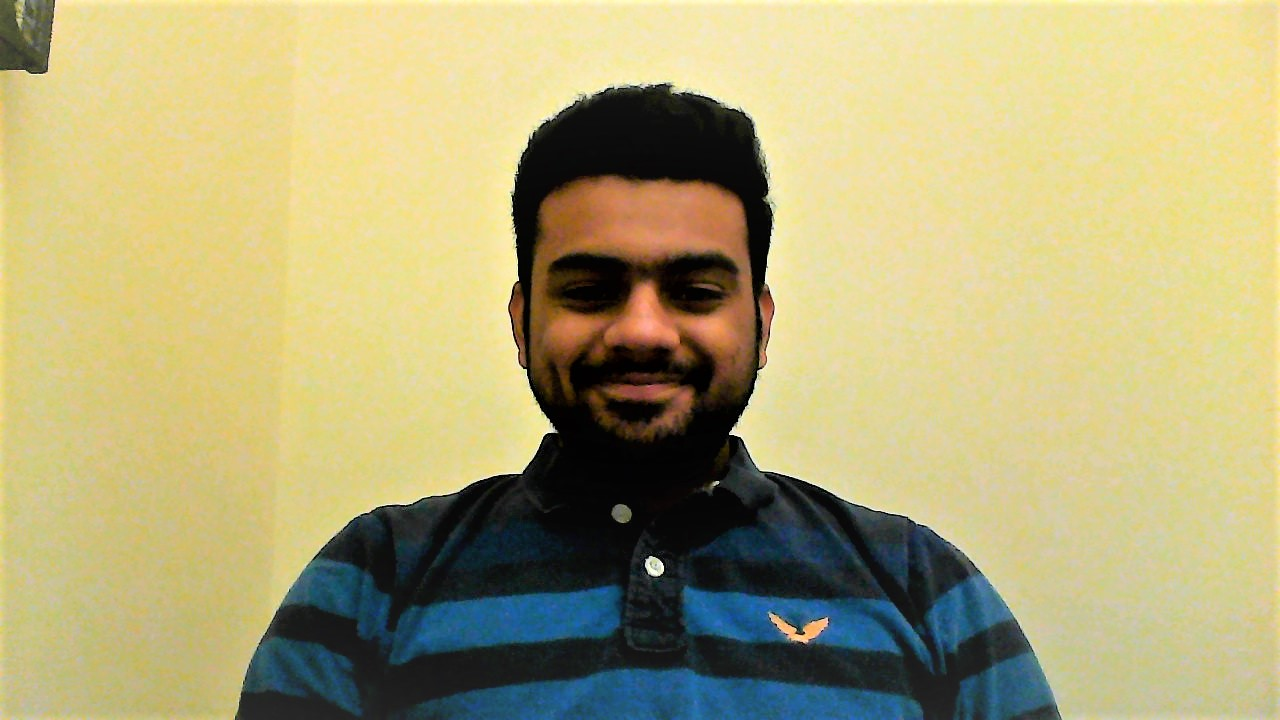
#> input picture hw1/DeepakKanuri.jpg, 1280 x 720 px
$ python hw1.py
#> lines starting #> are read from the running program, lines starting #| are printed output that depends on the picture
import numpy as np
import cv2
from matplotlib import pyplot as plt
#greyscale
img=cv2.imread('DeepakKanuri.jpg',0)
#> img: shape (720, 1280); min 0, max 255, mean 165.7
#img=cv2.cvtColor(img,cv2.COLOR_BGR2RGB)
img1=cv2.imread('DeepakKanuri.jpg',1)
#> img1 is the input picture: shape (720, 1280, 3); mean B, G, R 121.1, 168.6, 177
#img1=cv2.cvtColor(img1,cv2.COLOR_BGR2RGB)
cv2.imwrite('Deepak.png',img)

plt.imshow(img)
plt.show()
rows,cols = img.shape
#> rows = 720; cols = 1280

#blur
blur=cv2.blur(img1,(20,20))
cv2.imwrite('blur.png',blur)
blur=cv2.blur(img,(20,20))
#> blur: shape (720, 1280)
cv2.imwrite('blur1.png',blur)

#translated
trans = np.float32([[1,0,500],[0,1,100]])
transim = cv2.warpAffine(img,trans,(cols,rows))
cv2.imwrite('translatedimage.png',transim)
trans = np.float32([[1,0,500],[0,1,100]])
transim = cv2.warpAffine(img1,trans,(cols,rows))
#> transim: shape (720, 1280, 3)
cv2.imwrite('translatedimage1.png',transim)

#rotated
rotate = cv2.getRotationMatrix2D((cols/2,rows/2),180,1)
rotateim = cv2.warpAffine(img,rotate,(cols,rows))
cv2.imwrite('rotatedim.png',rotateim)
rotate = cv2.getRotationMatrix2D((cols/2,rows/2),180,1)
rotateim = cv2.warpAffine(img1,rotate,(cols,rows))
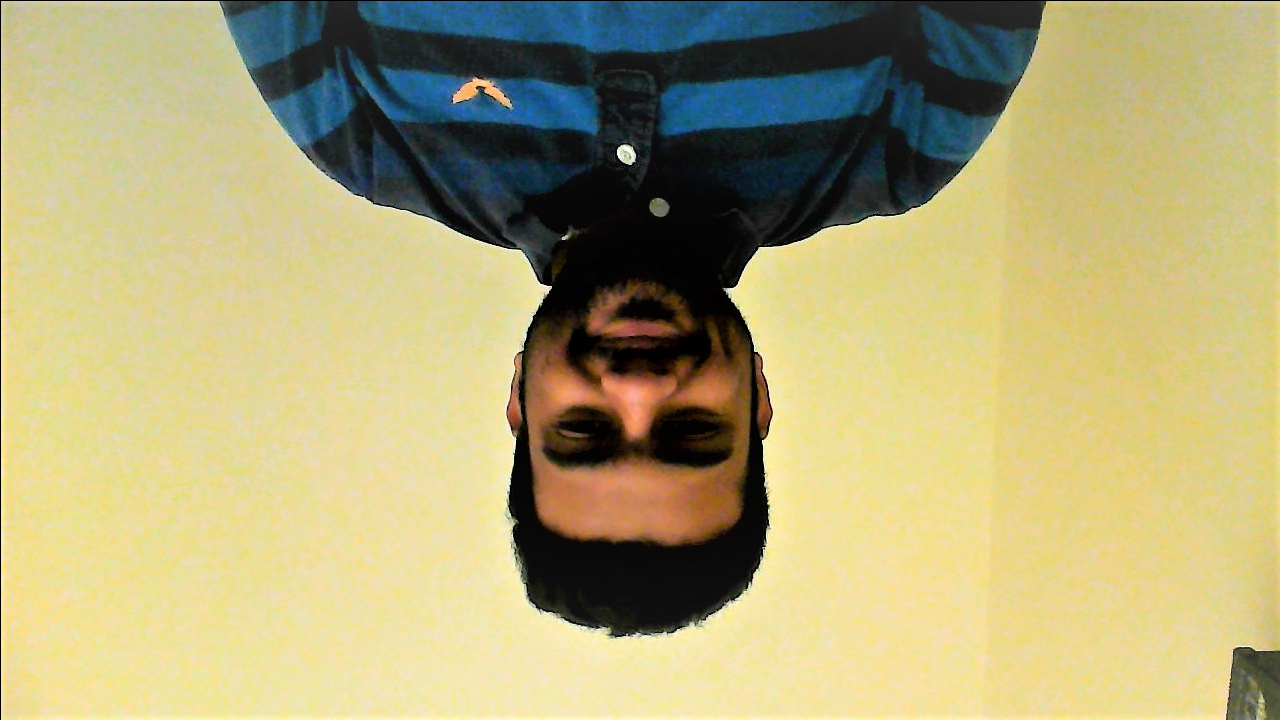
#> rotateim: shape (720, 1280, 3); mean B, G, R 120.8, 168.1, 176.4
cv2.imwrite('rotatedim1.png',rotateim)

#affine transformation
pts1 = np.float32([[100,50],[300,50],[150,200]])
pts2 = np.float32([[50,100],[300,50],[200,250]])
affine = cv2.getAffineTransform(pts1,pts2)
affineim = cv2.warpAffine(img1,affine,(cols,rows))
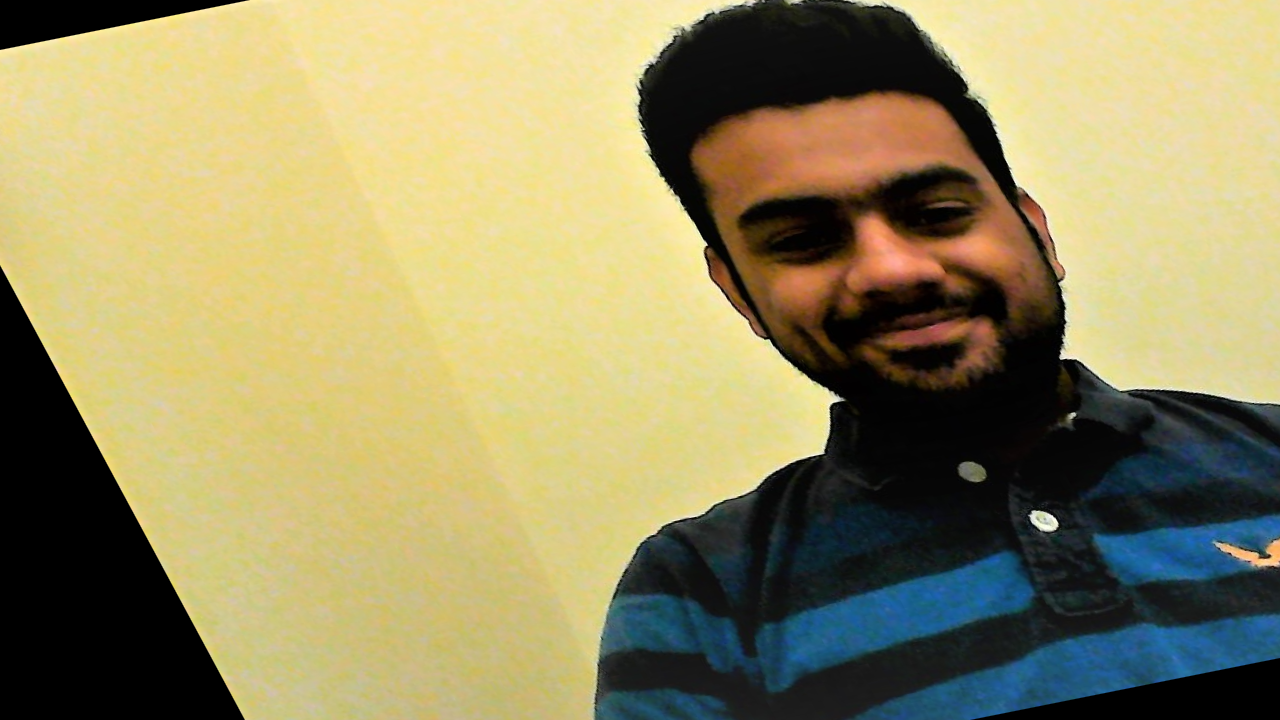
#> affineim: shape (720, 1280, 3); mean B, G, R 99.5, 141, 149.7
cv2.imwrite('affineim.png',affineim)


#perspective transformation
rows,cols,ch=img1.shape
#> ch = 3
pts1 = np.float32([[56,65],[168,52],[28,187],[189,190]])
pts2 = np.float32([[0,0],[100,0],[0,100],[100,100]])
perspective = cv2.getPerspectiveTransform(pts1,pts2)
perspectiveim = cv2.warpPerspective(img,perspective,(300,300))
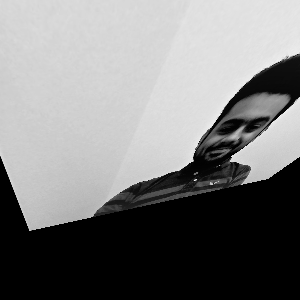
#> perspectiveim: shape (300, 300); min 0, max 250, mean 125
cv2.imwrite('perspective.png',perspectiveim)
#plt.subplot(121),plt.imshow(img),plt.title('Input')
#plt.subplot(122),plt.imshow(dst),plt.title('Output')
#plt.show()

#blended image
img1 = cv2.imread('DeepakKanuri.jpg')
img2 = cv2.imread('affineim.png')
blended = cv2.addWeighted(img1,0.7,img2,0.5,0)
cv2.imwrite('blended.png',blended)
img1 = cv2.imread('Deepak.png')
#> img1: shape (720, 1280, 3); min 0, max 255, mean 165.7
img2 = cv2.imread('translatedimage.png')
#> img2: shape (720, 1280, 3); min 0, max 255, mean 82.5
blended = cv2.addWeighted(img1,0.7,img2,0.5,0)
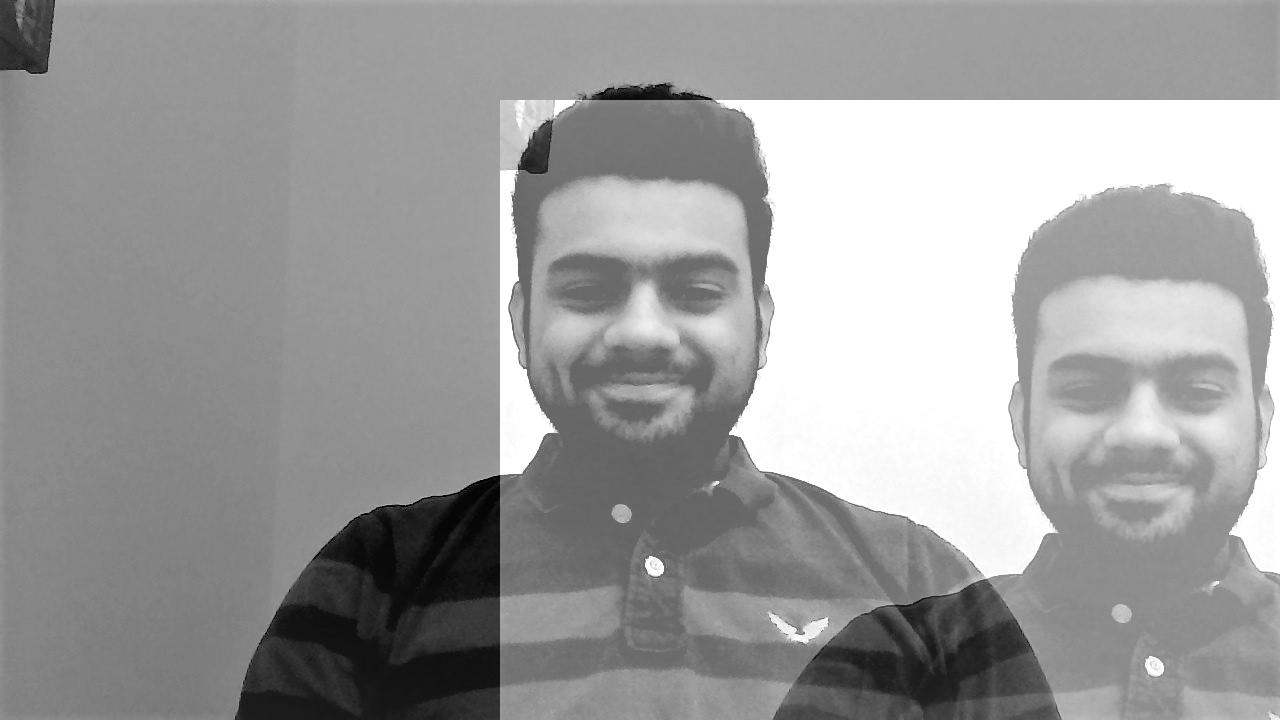
#> blended: shape (720, 1280, 3); min 0, max 255, mean 155.9
cv2.imwrite('blended1.png',blended)

#Gaussian pyramid
BLACK=[0,0,0]
img=cv2.resize(img,(800,800))
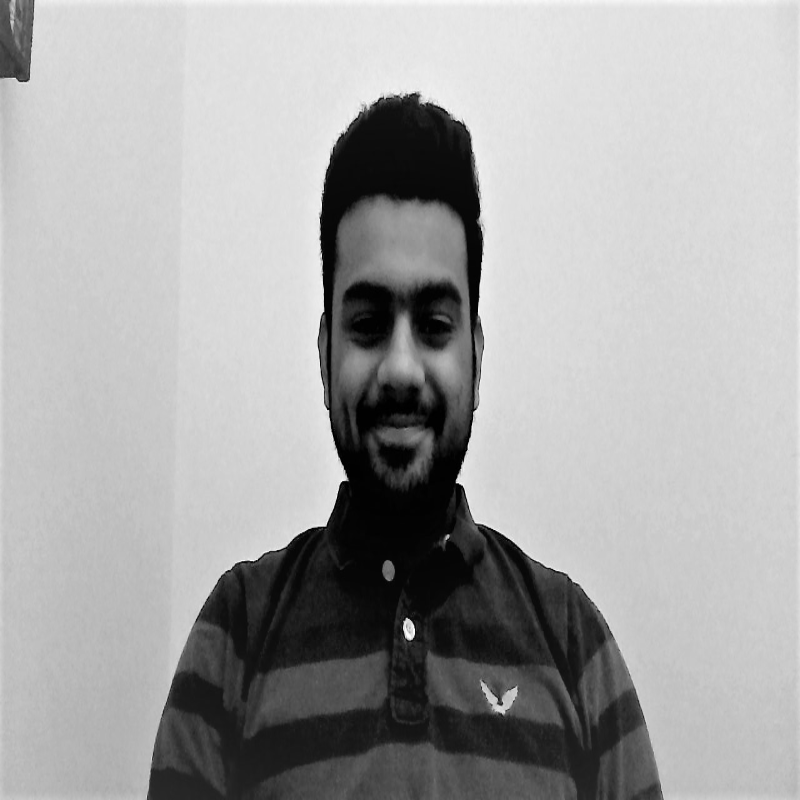
#> img: shape (800, 800); min 0, max 254, mean 165.6
g=img.copy()
g1=img.copy()
for i in range(4):
    g=cv2.pyrDown(g)
    row,col=g1.shape
    row1,col1=g.shape
    temp=np.zeros((max(row,row1),col+col1),np.uint8)
    temp[:row, :col]=g1
    temp[:row1,col:col+col1]=g
    g1=temp
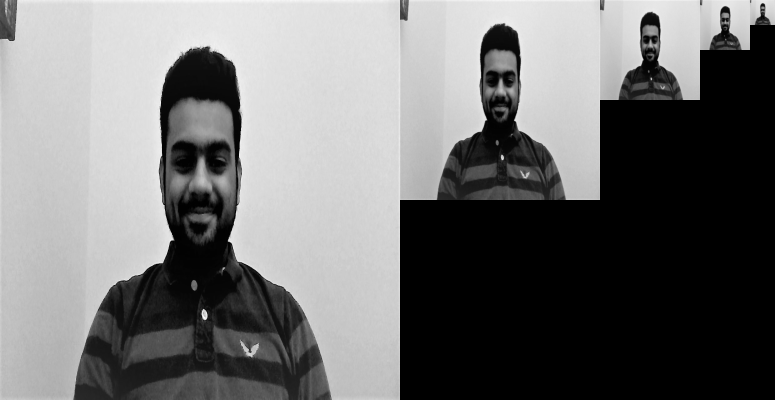
#> temp: shape (800, 1550) (shown at 1/2 size); min 0, max 254, mean 113.9
g1=cv2.resize(g1,(1000,400))
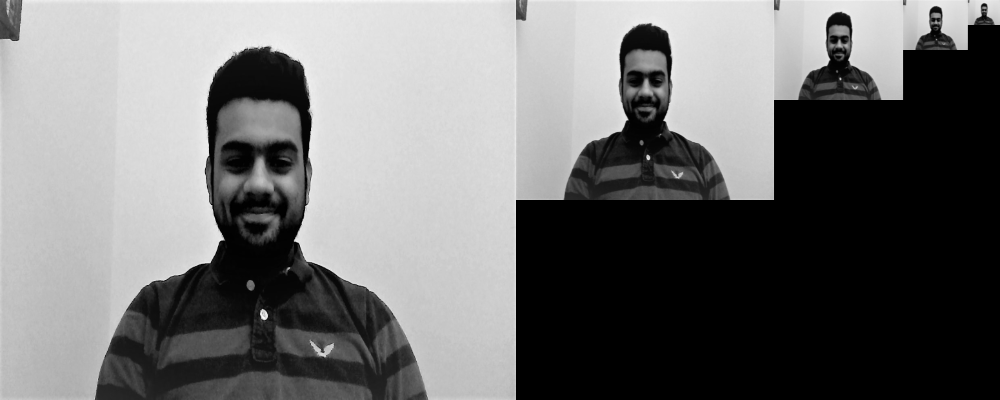
#> g1: shape (400, 1000); min 0, max 253, mean 113.8
cv2.imwrite('gaussian.png',g1)
